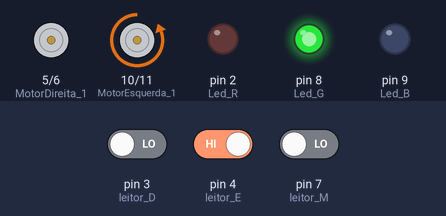
Bench run of a sketch on a simulated Arduino Uno, built with avr-gcc and run on an emulated ATmega328P. Parts: motor-driver pin pairs drawn as motors (green arrow = first pin HIGH = forward, orange = second pin HIGH = backward, longer = more drive), output pins drawn as LEDs (lit = HIGH). The inputs (shaded band) are chosen by the test bench; at power-on: pin 4 (leitor_E) HIGH, pin 3 (leitor_D) LOW, pin 7 (leitor_M) LOW.

Above: at 1.2 s.
1.3 s: pin 4 (leitor_E) driven LOW
At 2.5 s:
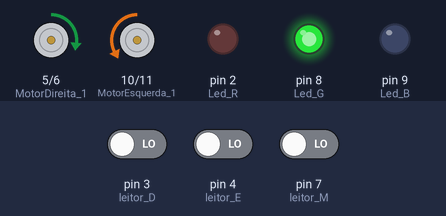
2.8 s: pin 3 (leitor_D) driven HIGH
At 3.2 s:
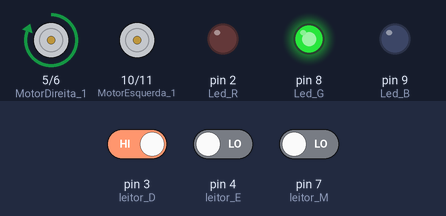
4.3 s: pin 7 (leitor_M) driven HIGH
At 4.6 s:
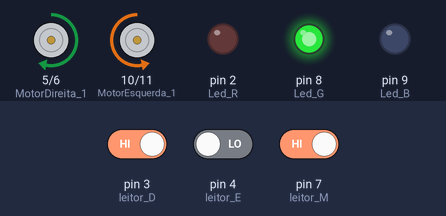
5.8 s: pin 3 (leitor_D) driven LOW
7.3 s: pin 4 (leitor_E) driven HIGH
At 8.1 s:
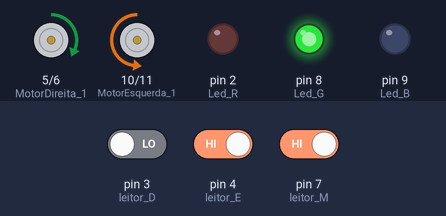
8.8 s: pin 7 (leitor_M) driven LOW
At 9.2 s:
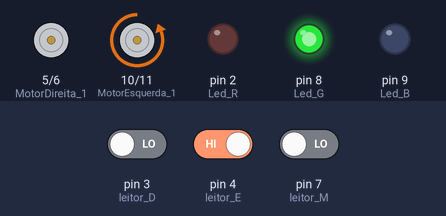
Timing chart, 0 to 11.3 s (numbered marks = the images above; inputs shaded):
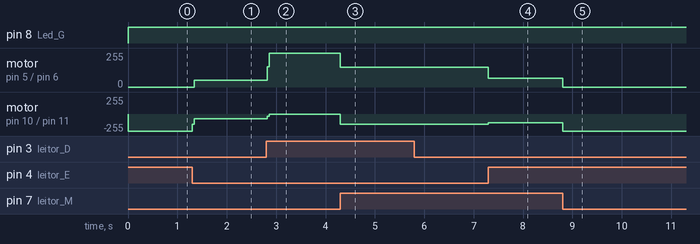

The sketch:

sketch_aug03a.ino
```cpp
//configuração seguidor de trilhas

int MotorDireita_1 = 5;
int MotorDireita_2 = 6;
int MotorEsquerda_1 = 10;
int MotorEsquerda_2 = 11;
const int leitor_D = 3;
const int leitor_E = 4;
const int leitor_M = 7;
int Status_E;
int Status_M;
int Status_D;
int Led_R = 2;
int Led_G = 8;
int Led_B = 9;
int x = 130;//speed


void setup() {
  // put your setup code here, to run once:
  Serial.begin(9600);
  pinMode(12,OUTPUT);
  pinMode(Led_R,OUTPUT);
  pinMode(Led_G,OUTPUT);
  pinMode(Led_B,OUTPUT);
  pinMode(MotorDireita_1,OUTPUT);
  pinMode(MotorDireita_2,OUTPUT);
  pinMode(MotorEsquerda_1,OUTPUT);
  pinMode(MotorEsquerda_2,OUTPUT);
  pinMode(leitor_D,INPUT);
  pinMode(leitor_M,INPUT);
  pinMode(leitor_E,INPUT);
}

void loop() {
  // put your main code here, to run repeatedly:
  Status_E= digitalRead(leitor_E);
  Status_D= digitalRead(leitor_D);
  Status_M= digitalRead(leitor_M);

  if(Status_M == HIGH){
    if(Status_E == LOW && Status_D == HIGH){
      virarEsquerda(x);
    }else{
      if(Status_E == HIGH && Status_D == LOW){
        virarDireita(x);
      }else{
        frente(x);
      }
    }
  }else{
    if(Status_E == LOW && Status_D == HIGH){
      virarEsquerdaRapido(x);
    }else{
      if(Status_E == HIGH && Status_D == LOW){
        virarDireitaRapido(x);
      }else{
        frente(x);
      }
    }
  }
  if(Status_E == HIGH && Status_D == HIGH && Status_M == HIGH){
    Pare();
  }
  if(Status_E == LOW && Status_D == LOW && Status_M == LOW){
   Pare();
  }
}
void virarDireita(int x){
  analogWrite(MotorDireita_1,x/2);
  analogWrite(MotorDireita_2,0);
  analogWrite(MotorEsquerda_1,0);
  analogWrite(MotorEsquerda_2,x);
  digitalWrite(Led_G,HIGH);
}

void virarEsquerda(int x){
  analogWrite(MotorDireita_1,x);
  analogWrite(MotorDireita_2,0);
  analogWrite(MotorEsquerda_1,0);
  analogWrite(MotorEsquerda_2,x/2);
  digitalWrite(Led_G,HIGH);

}
void virarDireitaRapido(int x){
  analogWrite(MotorDireita_1,LOW);
  digitalWrite(MotorDireita_2,LOW);
  digitalWrite(MotorEsquerda_1,LOW);
  digitalWrite(MotorEsquerda_2,HIGH);
  digitalWrite(Led_G,HIGH);
}

void virarEsquerdaRapido(int x){
  digitalWrite(MotorDireita_1,HIGH);
  digitalWrite(MotorDireita_2,LOW);
  digitalWrite(MotorEsquerda_1,LOW);
  analogWrite(MotorEsquerda_2,LOW);
  digitalWrite(Led_G,HIGH);

}
void frente(int x){
  noTone(12);
  analogWrite(MotorDireita_1,x+20);
  digitalWrite(MotorDireita_2,LOW);
  digitalWrite(MotorEsquerda_1,LOW);
  analogWrite(MotorEsquerda_2,x+20);
  digitalWrite(Led_G,HIGH);
}
void Pare(){
    analogWrite(MotorDireita_1,0);
    analogWrite(MotorDireita_2,0);
    analogWrite(MotorEsquerda_1,0);
    analogWrite(MotorEsquerda_2,0);
}
```

Measured:
- after the input at 1.3 s, motor on pin 5 (MotorDireita_1) / pin 6 (MotorDireita_2): stopped → forward 49/255 at once; motor on pin 10 (MotorEsquerda_1) / pin 11 (MotorEsquerda_2): backward 255/255 → backward 72/255 at once
- after the input at 2.8 s, motor on pin 5 (MotorDireita_1) / pin 6 (MotorDireita_2): forward 49/255 → forward 255/255 at once; motor on pin 10 (MotorEsquerda_1) / pin 11 (MotorEsquerda_2): backward 72/255 → stopped at once
- after the input at 4.3 s, motor on pin 5 (MotorDireita_1) / pin 6 (MotorDireita_2): forward 255/255 → forward 150/255 at once; motor on pin 10 (MotorEsquerda_1) / pin 11 (MotorEsquerda_2): stopped → backward 150/255 at once
- after the input at 7.3 s, motor on pin 5 (MotorDireita_1) / pin 6 (MotorDireita_2): forward 150/255 → forward 65/255 at once; motor on pin 10 (MotorEsquerda_1) / pin 11 (MotorEsquerda_2): backward 150/255 → backward 130/255 at once
- after the input at 8.8 s, motor on pin 5 (MotorDireita_1) / pin 6 (MotorDireita_2): forward 65/255 → stopped at once; motor on pin 10 (MotorEsquerda_1) / pin 11 (MotorEsquerda_2): backward 130/255 → backward 255/255 at once
